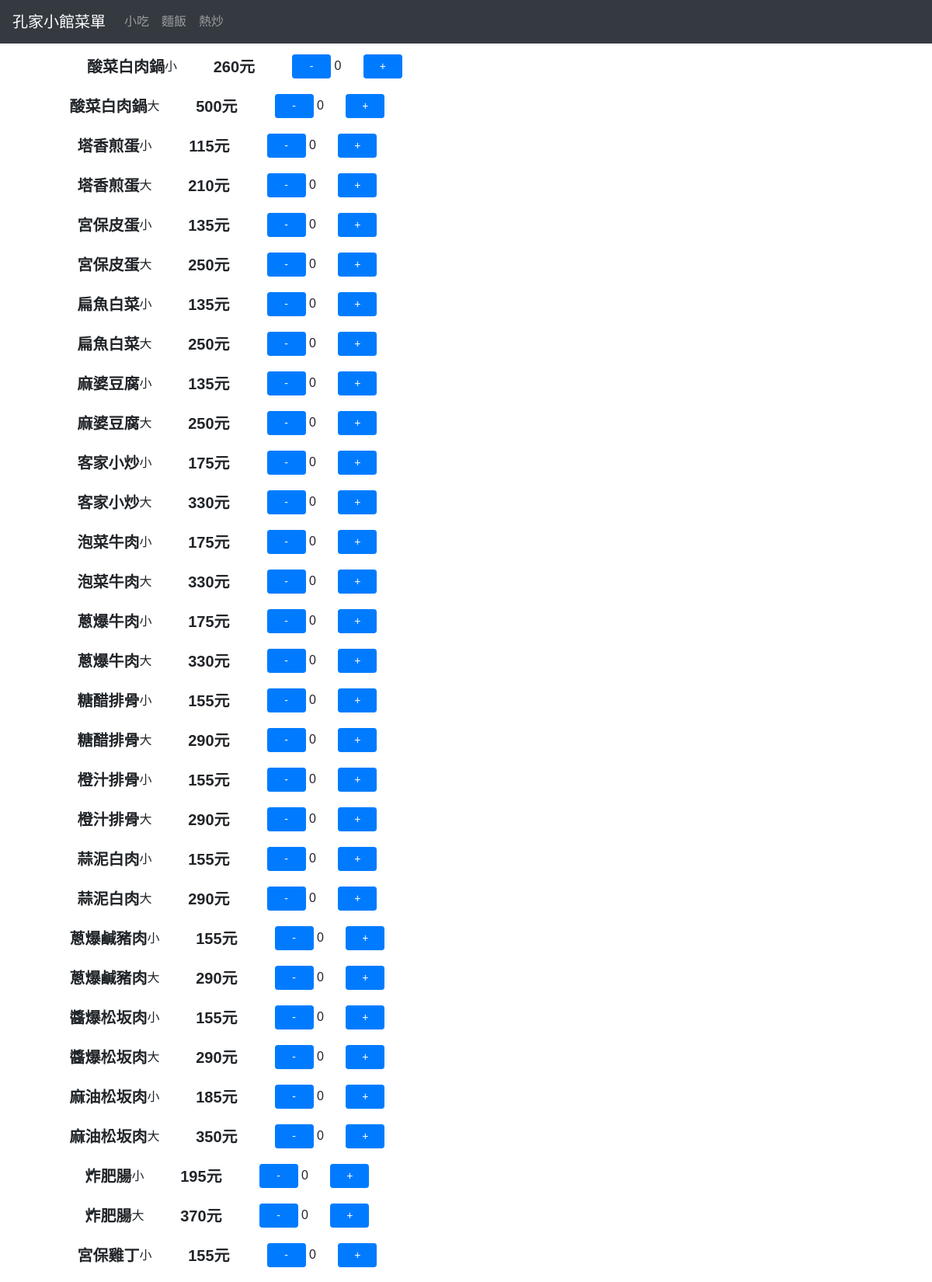
Page /hotdishes/ (upper part) on the committed database.
### booking/models.py (models this page shows)
class dinner_shop(models.Model):
    dinner_items=models.CharField('晚餐品項',max_length=10,null=False,primary_key=True)
    dinner_name=models.CharField('晚餐名稱',max_length=10,null=False)
    size=[
        ('大',"大"),
        ('小',"小")
    ]
    dinner_size=models.CharField('尺寸',max_length=4,default="",choices=size,null=False)
    sort=[
        ('小吃',"小吃"),
        ('麵飯',"麵飯"),
        ('熱炒',"熱炒"),
    ]
    dinner_type=models.CharField('類別',max_length=5,default="",choices=sort,null=False)
    dinner_price=models.CharField('晚餐價格',max_length=10,null=False)
    status=[
        ('停止銷售','停止銷售'),
        ('銷售中','銷售中'),
    ]
    dinner_status=models.CharField('餐點狀態',max_length=4,default="",choices=status,null=False)

### booking/views.py (the view)
# urls.py: path('hotdishes/', views.show_dinner_hotdishes, name='dinner3'),
def show_dinner_hotdishes(request):
    menu_items = dinner_shop.objects.filter(dinner_type='熱炒').order_by('dinner_items')
    return render(request, 'hotdishes.html', {'menu_items': menu_items})

### templates/hotdishes.html (shortened to what this page needs)
<!DOCTYPE html>
<html lang="zh-TW">
<head>
    <link rel="stylesheet" href="https://maxcdn.bootstrapcdn.com/bootstrap/4.5.2/css/bootstrap.min.css">
</head>
<body>
    <nav class="navbar navbar-expand-md bg-dark navbar-dark">
        <a class="navbar-brand" href="/dinner" style="text-align: center;">孔家小館菜單</a>
        <div class="collapse navbar-collapse" id="collapsibleNavbar">
            <ul class="navbar-nav">
                <li class="nav-item">
                    <a class="nav-link" href="/snacks">小吃</a>
                </li>
                <li class="nav-item">
                    <a class="nav-link" href="/noodles">麵飯</a>
                </li>
                <li class="nav-item">
                    <a class="nav-link" href="/hotdishes">熱炒</a>
                </li>
            </ul>
        </div>
    </nav>
    <form id="order-form" action="" method="GET">
    <div class="container" style="margin-top: 60px;">
        {% for item in menu_items %}
        {% if item.dinner_items %}
        <div class="row">
            <div class="col-md-6 d-flex justify-content-center">
                <div class="menu-item" data-item="{{ item.dinner_items }}">
                    <div class="item-name">{{ item.dinner_name }}</div>
                    <div class="item-size">{{ item.dinner_size }}</div>
                    <div class="item-price">{{ item.dinner_price }}元</div>
                    <div class="quantity-control">
                        <button class="btn btn-primary btn-sm quantity" data-action="minus">-</button>
                        <span class="item-quantity">0</span>
                        <button class="btn btn-primary btn-sm quantity" data-action="plus">+</button>
                    </div>
                </div>
            </div>
        </div>
        {% endif %}
    </div>
    {% endfor %}
    </form>
</body>
</html>

### templates/hotdishes.html (style rules this page uses)
body { font-family: "Microsoft JhengHei", sans-serif; }
.menu-item { display: flex; align-items: center; margin-top: 10px; margin-bottom: 10px; }
.item-name { flex: 1; font-weight: bold; font-size: 20px; }
.item-price { width: 100px; font-weight: bold; font-size: 20px; text-align: right; margin-right: 1.5rem; }
.quantity { width: 50px; margin-left: 1.5rem; text-align: center; }
.item-quantity { width: 50px; text-align: center; }
.navbar { position: fixed; top: 0; width: 100%; z-index: 999; }

### rows in the picture
dinner_shop: dinner_name "酸菜白肉鍋", dinner_size "小", dinner_price "260"
dinner_shop: dinner_name "酸菜白肉鍋", dinner_size "大", dinner_price "500"
dinner_shop: dinner_name "塔香煎蛋", dinner_size "小", dinner_price "115"
dinner_shop: dinner_name "塔香煎蛋", dinner_size "大", dinner_price "210"
dinner_shop: dinner_name "宮保皮蛋", dinner_size "小", dinner_price "135"
dinner_shop: dinner_name "宮保皮蛋", dinner_size "大", dinner_price "250"
dinner_shop: dinner_name "扁魚白菜", dinner_size "小", dinner_price "135"
dinner_shop: dinner_name "扁魚白菜", dinner_size "大", dinner_price "250"
dinner_shop: dinner_name "麻婆豆腐", dinner_size "小", dinner_price "135"
dinner_shop: dinner_name "麻婆豆腐", dinner_size "大", dinner_price "250"
dinner_shop: dinner_name "客家小炒", dinner_size "小", dinner_price "175"
dinner_shop: dinner_name "客家小炒", dinner_size "大", dinner_price "330"
dinner_shop: dinner_name "泡菜牛肉", dinner_size "小", dinner_price "175"
dinner_shop: dinner_name "泡菜牛肉", dinner_size "大", dinner_price "330"
dinner_shop: dinner_name "蔥爆牛肉", dinner_size "小", dinner_price "175"
dinner_shop: dinner_name "蔥爆牛肉", dinner_size "大", dinner_price "330"
dinner_shop: dinner_name "糖醋排骨", dinner_size "小", dinner_price "155"
dinner_shop: dinner_name "糖醋排骨", dinner_size "大", dinner_price "290"
dinner_shop: dinner_name "橙汁排骨", dinner_size "小", dinner_price "155"
dinner_shop: dinner_name "橙汁排骨", dinner_size "大", dinner_price "290"
dinner_shop: dinner_name "蒜泥白肉", dinner_size "小", dinner_price "155"
dinner_shop: dinner_name "蒜泥白肉", dinner_size "大", dinner_price "290"
dinner_shop: dinner_name "蔥爆鹹豬肉", dinner_size "小", dinner_price "155"
dinner_shop: dinner_name "蔥爆鹹豬肉", dinner_size "大", dinner_price "290"
dinner_shop: dinner_name "醬爆松坂肉", dinner_size "小", dinner_price "155"
dinner_shop: dinner_name "醬爆松坂肉", dinner_size "大", dinner_price "290"
dinner_shop: dinner_name "麻油松坂肉", dinner_size "小", dinner_price "185"
dinner_shop: dinner_name "麻油松坂肉", dinner_size "大", dinner_price "350"
dinner_shop: dinner_name "炸肥腸", dinner_size "小", dinner_price "195"
dinner_shop: dinner_name "炸肥腸", dinner_size "大", dinner_price "370"
dinner_shop: dinner_name "宮保雞丁", dinner_size "小", dinner_price "155"
